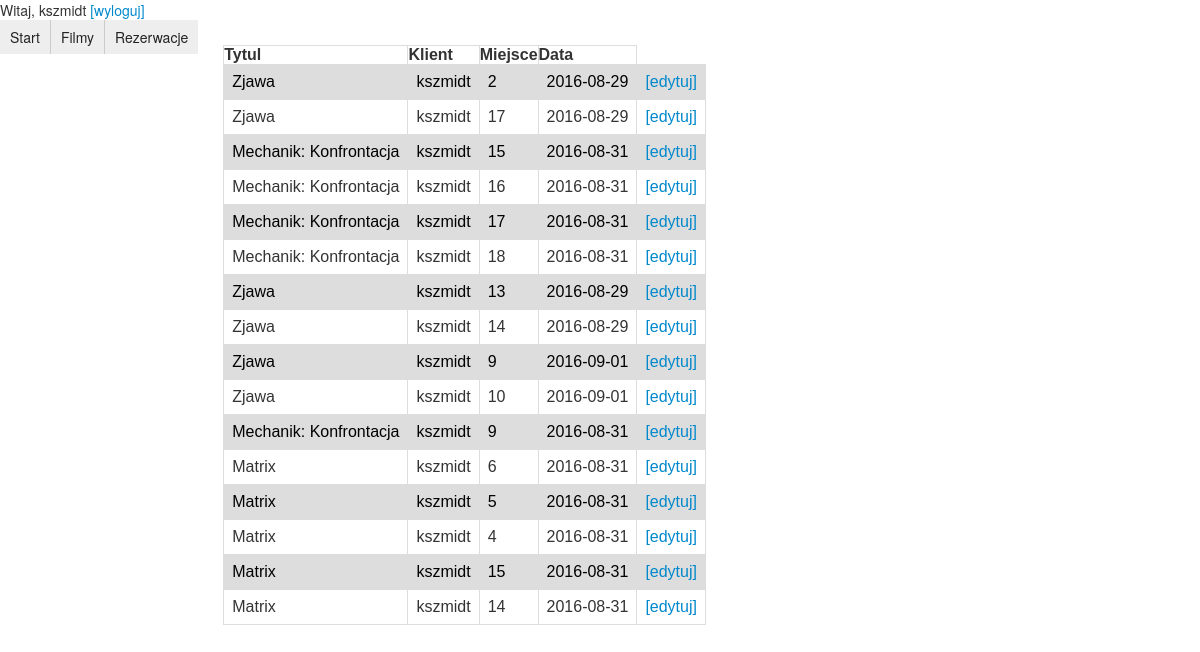
Page /admin.php?menu=reservations (signed in) on the committed database.
### tables this page shows
CREATE TABLE IF NOT EXISTS `rezerwacje` (
  `id` int(11) NOT NULL,
  `numer` int(11) NOT NULL,
  `id_seans` int(11) NOT NULL,
  `id_klient` int(11) NOT NULL,
  `PNR` varchar(9999) NOT NULL
);

CREATE TABLE IF NOT EXISTS `filmy` (
  `id` int(11) NOT NULL,
  `tytul` varchar(36) NOT NULL,
  `rezyser` varchar(36) NOT NULL,
  `gatunek` int(11) NOT NULL,
  `cover` varchar(999) NOT NULL
);

CREATE TABLE IF NOT EXISTS `klienci` (
  `id` int(11) NOT NULL,
  `login` varchar(36) NOT NULL,
  `password` varchar(36) NOT NULL,
  `lvl` int(1) DEFAULT NULL
);

CREATE TABLE IF NOT EXISTS `seans` (
  `id` int(11) NOT NULL,
  `id_film` int(11) NOT NULL,
  `miejsc` int(11) NOT NULL,
  `data` date NOT NULL,
  `godzina` time NOT NULL
);

### admin/reservations.php (the view, shortened to what this page needs)
<?php
$sql = "SELECT R.id as rezID, K.login as klient, F.tytul as tytul, S.data as data, R.numer as miejsce FROM rezerwacje as R JOIN seans as S ON R.id_seans = S.id JOIN klienci as K ON R.id_klient = K.id JOIN filmy as F ON S.id_film = F.id";
$result = mysql_query($sql);
	echo "<table>
  <tr>
    <th>Tytul</th>
    <th>Klient</th>
    <th>Miejsce</th>
    <th>Data</th>
  </tr>";
    while($row = mysql_fetch_array($result)) {
        echo "<tr>
        <td>".$row['tytul']."</td>
        <td>".$row['klient']."</td>
        <td>".$row['miejsce']."</td>
        <td>".$row['data']."</td>
        <td><a href='?rezID=".$row['rezID']."'>[edytuj]</a></td>
        </tr>";
    }
    echo "</table>";
?>

### css/style.css (style rules this page uses)
body { background: #000; color:#fff; }
table { width: 100%; }
tbody tr { text-align: center; }
#panel table { font-family: arial, sans-serif; border-collapse: collapse; width: 100%; }
#panel td, th { border: 1px solid #dddddd; text-align: left; padding: 8px; }
#panel tr:nth-child(even) { background-color: #dddddd; color:#000; }

### rows in the picture
rezerwacje: filmy.tytul "Zjawa", klienci.login "kszmidt", numer "2", id_seans.data "2016-08-29"
rezerwacje: filmy.tytul "Zjawa", klienci.login "kszmidt", numer "17", id_seans.data "2016-08-29"
rezerwacje: filmy.tytul "Mechanik: Konfrontacja", klienci.login "kszmidt", numer "15", id_seans.data "2016-08-31"
rezerwacje: filmy.tytul "Mechanik: Konfrontacja", klienci.login "kszmidt", numer "16", id_seans.data "2016-08-31"
rezerwacje: filmy.tytul "Mechanik: Konfrontacja", klienci.login "kszmidt", numer "17", id_seans.data "2016-08-31"
rezerwacje: filmy.tytul "Mechanik: Konfrontacja", klienci.login "kszmidt", numer "18", id_seans.data "2016-08-31"
rezerwacje: filmy.tytul "Zjawa", klienci.login "kszmidt", numer "13", id_seans.data "2016-08-29"
rezerwacje: filmy.tytul "Zjawa", klienci.login "kszmidt", numer "14", id_seans.data "2016-08-29"
rezerwacje: filmy.tytul "Zjawa", klienci.login "kszmidt", numer "9", id_seans.data "2016-09-01"
rezerwacje: filmy.tytul "Zjawa", klienci.login "kszmidt", numer "10", id_seans.data "2016-09-01"
rezerwacje: filmy.tytul "Mechanik: Konfrontacja", klienci.login "kszmidt", numer "9", id_seans.data "2016-08-31"
rezerwacje: filmy.tytul "Matrix", klienci.login "kszmidt", numer "6", id_seans.data "2016-08-31"
rezerwacje: filmy.tytul "Matrix", klienci.login "kszmidt", numer "5", id_seans.data "2016-08-31"
rezerwacje: filmy.tytul "Matrix", klienci.login "kszmidt", numer "4", id_seans.data "2016-08-31"
rezerwacje: filmy.tytul "Matrix", klienci.login "kszmidt", numer "15", id_seans.data "2016-08-31"
rezerwacje: filmy.tytul "Matrix", klienci.login "kszmidt", numer "14", id_seans.data "2016-08-31"

### other values in the picture
$login "kszmidt"
